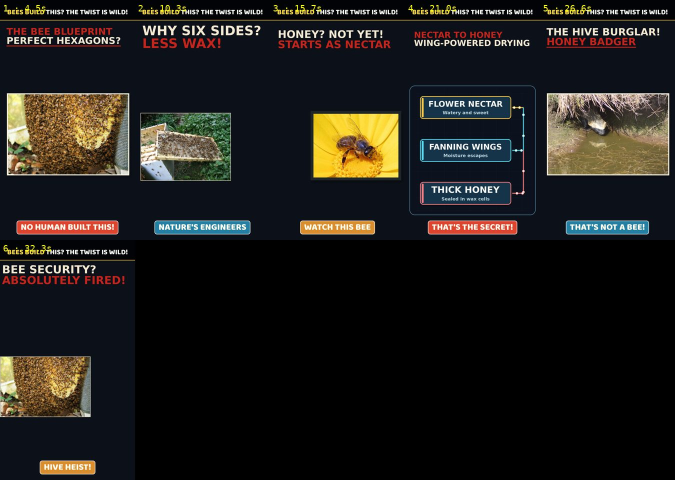
#> input picture samples/live-honeybee-three-facts-english-black-v9-contact.jpg, 1350 x 960 px (shown at 1/2 size)
$ python -i local_media_check.py   (imports and definitions only)   (older library calls are emulated)
#> lines starting #> are read from the running program, lines starting #| are printed output that depends on the picture; after the words box and inside, x2 and y2 are one past the last pixel; in counts of white or black regions, pixels touching at a corner belong together
"""Bounded CPU checks; this is not semantic subject/action recognition."""
import argparse
import csv
import io
import json
import os
import shutil
import subprocess
import sys
from functools import lru_cache

import cv2
import numpy as np

# [1 line not run here, left out]


@lru_cache(maxsize=1)
def ocr_language(binary):
    result = subprocess.run([binary, '--list-langs'], stdout=subprocess.PIPE, stderr=subprocess.PIPE,
                            timeout=3, creationflags=getattr(subprocess, 'CREATE_NO_WINDOW', 0))
    available = result.stdout.decode('utf8', errors='replace').splitlines()
    return '+'.join(lang for lang in ('eng', 'hin') if lang in available) or 'eng'


def frame_metrics(path, source=True, fit='cover', allow_source_text=False):
#> called with source = True, fit = 'cover', allow_source_text = False
    image = cv2.imread(path, cv2.IMREAD_COLOR)
#> image is the input picture: shape (960, 1350, 3); mean B, G, R 26.3, 29.3, 31.3
    if image is None:
        return {'approved': False, 'issues': ['Frame cannot be decoded']}
    height, width = image.shape[:2]
#> height = 960; width = 1350
    scale = min(1, 640 / max(height, width))
#> scale = 0.474
    small = cv2.resize(image, (max(1, round(width * scale)), max(1, round(height * scale))))
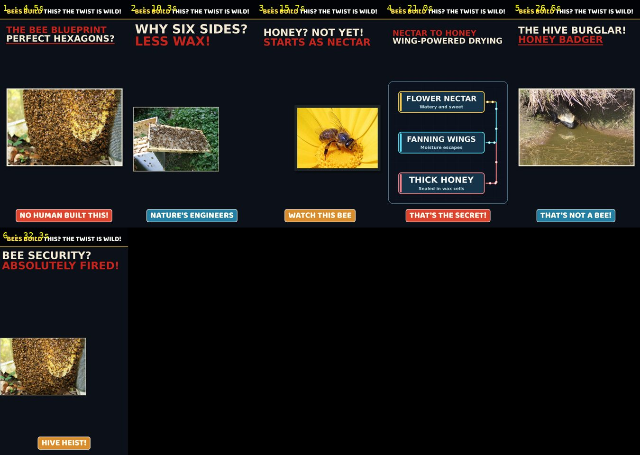
#> small: shape (455, 640, 3); mean B, G, R 26.3, 29.2, 31.2
    # Export contains our intended headline/logo. OCR must only inspect sources.
    gray = cv2.cvtColor(small, cv2.COLOR_BGR2GRAY)
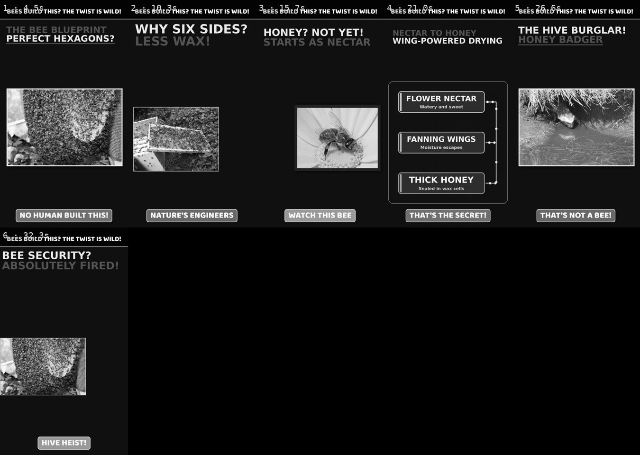
#> gray: shape (455, 640); min 0, max 255, mean 29.5
    sharpness = float(cv2.Laplacian(gray, cv2.CV_64F).var())
#> sharpness = 4460.4
    black = float(np.mean(gray < 9))
#> black = 0.437
    white = float(np.mean(gray > 248))
#> white = 0.00157
    contrast = float(gray.std())
#> contrast = 52.64
    issues = []
    if min(width, height) < 80:
        issues.append('Frame dimensions are too small')
    if black > .985 or white > .995 or contrast < 2:
        issues.append('Blank or near-uniform frame')
    if source and sharpness < 4 and contrast > 2:
        issues.append('Severely blurred source frame')
    if source and fit == 'cover':
        # Same centre cover geometry as the reference template, checked cheaply.
        h, w = gray.shape
#> h = 455; w = 640
        ratio = 1080 / 1378
        cw, ch = (max(1, round(h * ratio)), h) if w / h > ratio else (w, max(1, round(w / ratio)))
#> cw = 357; ch = 455
        crop = gray[(h-ch)//2:(h-ch)//2+ch, (w-cw)//2:(w-cw)//2+cw]
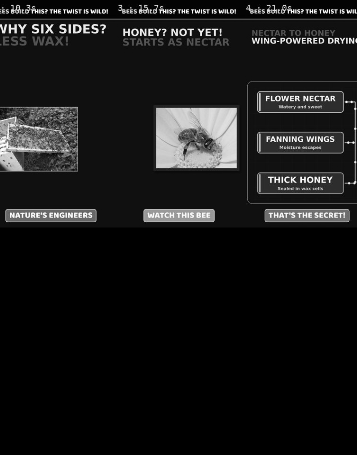
#> crop: shape (455, 357); min 0, max 255, mean 23.8
        if crop.std() < 2 or np.mean(crop < 9) > .985:
            issues.append('Centre portrait crop is blank; use entire-image framing')
    # Detect a large, uniform, rectangular chroma insert, not textured grass/sky.
    hsv = cv2.cvtColor(small, cv2.COLOR_BGR2HSV)
#> hsv: shape (455, 640, 3); mean H, S, V 52.5, 80.8, 38.1
    mask = cv2.inRange(hsv, np.array([35, 110, 65]), np.array([140, 255, 255]))
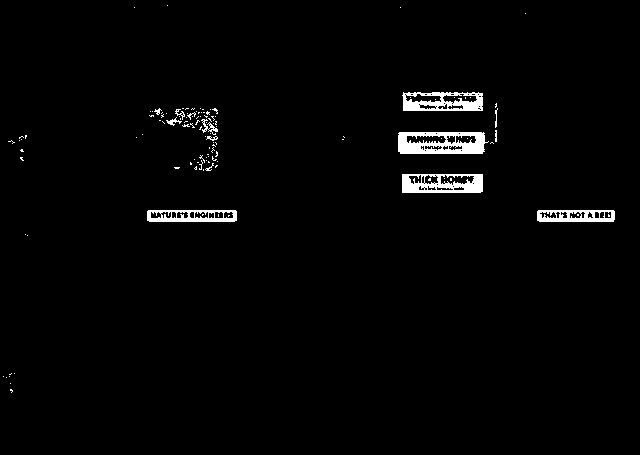
#> mask: shape (455, 640); 1.9% white; 119 white regions (105 under 20 px), largest, box (x1, y1, x2, y2) and area: (398, 132, 489, 154) 1416, (402, 174, 483, 193) 1084, (402, 92, 483, 111) 996
    for contour in cv2.findContours(mask, cv2.RETR_EXTERNAL, cv2.CHAIN_APPROX_SIMPLE)[0]:
        x, y, w, h = cv2.boundingRect(contour)
        if w * h < small.shape[0] * small.shape[1] * .12:
            continue
        area = cv2.contourArea(contour) / max(1, w * h)
        patch = small[y:y+h, x:x+w]
        channel_std = float(np.mean(np.std(patch, axis=(0, 1))))
        if area > .92 and channel_std < 13:
            issues.append('Large uniform green/blue placeholder-like rectangle')
            break
#> this loop made 104 passes
#> (x, y, w, h) on passes 1, 2, 3, 4, 5, 6, 8, 9, 10, 11, 12, 17: (10, 389, 3, 4), (10, 383, 1, 1), (6, 377, 1, 1), (9, 376, 1, 1), (3, 376, 1, 1), (14, 373, 1, 1), (27, 235, 1, 1), (25, 234, 1, 1), (537, 210, 78, 12), (147, 210, 90, 12), (402, 174, 81, 19), (205, 163, 9, 8)
#> (contour, x, y, w, h) on passes 7, 13, 14, 15, 16, 18: ([[11, 373], [10, 374], [9, 374], [10, 374]], 9, 373, 3, 2), ([[203, 169], [203, 170]], 203, 169, 1, 2), ([[174, 167], [175, 168], [178, 168], [179, 167]], 174, 167, 6, 2), ([[196, 166], [194, 168], [195, 169], [196, 169]], 194, 166, 3, 4), ([[216, 165], [215, 166], [215, 167], [217, 165]], 215, 165, 3, 3), ([[197, 162], [198, 162]], 197, 162, 2, 1)
#> after the loop, issues = []
    mini = cv2.resize(gray, (9, 8), interpolation=cv2.INTER_AREA)
    bits = (mini[:, 1:] > mini[:, :-1]).reshape(-1)
    dhash = format(sum(int(bit) << i for i, bit in enumerate(bits)), '016x')
#> dhash = '00000000aacaf86a'
    text = []
    ocr = shutil.which('tesseract') if source and not allow_source_text else None
    ocr_status = 'not-run-on-export' if not source else ('allowed-by-policy' if allow_source_text else 'unavailable')
    if ocr:
        # No shell, temporary files, network or model downloads.
        encoded = cv2.imencode('.png', small)[1].tobytes()
        try:
            result = subprocess.run([ocr, 'stdin', 'stdout', '-l', ocr_language(ocr), '--psm', '11', 'tsv'], input=encoded,
                                    stdout=subprocess.PIPE, stderr=subprocess.PIPE, timeout=6,
                                    env={**os.environ, 'OMP_THREAD_LIMIT': '1'},
                                    creationflags=getattr(subprocess, 'CREATE_NO_WINDOW', 0))
            if result.returncode:
                ocr_status = 'failed'
            else:
                ocr_status = 'checked'
                for row in csv.DictReader(io.StringIO(result.stdout.decode('utf8', errors='replace')), delimiter='\t'):
                    word = row.get('text', '').strip()
                    if float(row.get('conf', -1)) >= 70 and sum(c.isalnum() for c in word) >= 3:
                        text.append(word)
        except (subprocess.TimeoutExpired, ValueError):
            ocr_status = 'failed'
    if text:
        issues.append('Readable source text detected')
    return {'approved': not issues, 'issues': issues, 'width': width, 'height': height,
            'sharpness': round(sharpness, 2), 'blackRatio': round(black, 4), 'hash': dhash,
            'hashUseful': bool(contrast > 12 and 8 < sum(bits) < 56),
            'ocr': ocr_status, 'detectedWords': text[:20]}


def analyze(request):
    paths = request.get('paths', [])
    if not paths or len(paths) > 96:
        raise ValueError('Expected 1-96 sampled frames')
    frames = [frame_metrics(path, request.get('source', True), request.get('fit', 'cover'), request.get('allowSourceText', False)) for path in paths]
    warnings = []
    if any(f.get('ocr') in ('unavailable', 'failed') for f in frames):
        warnings.append('Local OCR unavailable or failed; embedded text was not fully checked. Install Tesseract for text checks.')
    return {'frames': frames, 'warnings': warnings, 'semanticIdentityChecked': False}


# [5 lines not run here, left out]

>>> result = frame_metrics('../samples/live-honeybee-three-facts-english-black-v9-contact.jpg')
#> result = 10 items
